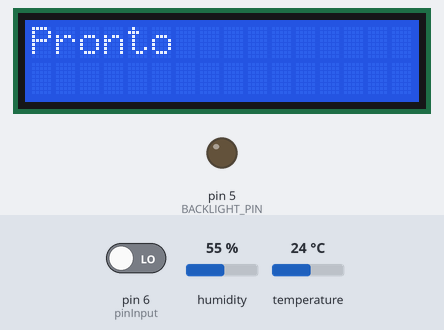
Recording of a sketch running on a simulated Arduino Uno, built with avr-gcc and run on an emulated ATmega328P. On the bench: 16×2 character LCD, output pins drawn as LEDs (lit = HIGH). The test bench sets the inputs (shaded band); at power-on: pin 6 (pinInput) LOW, humidity 55 %, temperature 24 °C. Pins used as bus, display or sensor lines are not drawn.

Above: at 1.2 s.
1.3 s: pin 6 (pinInput) driven HIGH
At 5.4 s:
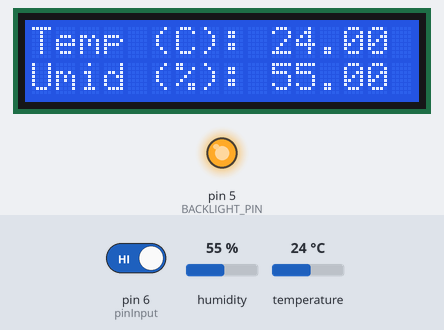
8.8 s: humidity set to 22 %
At 11.6 s:
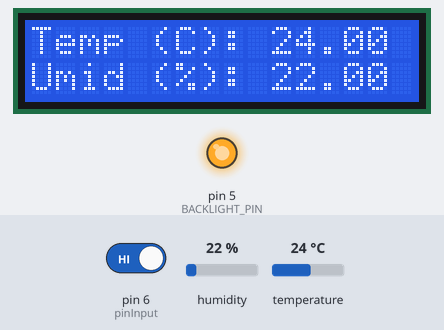
16.3 s: temperature set to 12 °C
At 21.4 s:
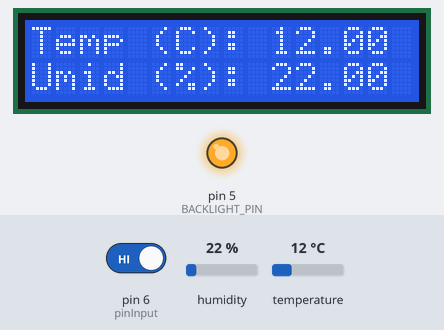
23.8 s: pin 6 (pinInput) driven LOW
At 26.4 s:
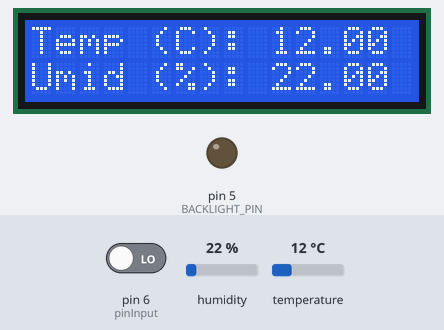
Timing chart, 0 to 27.9 s (numbered marks = the images above; inputs shaded):
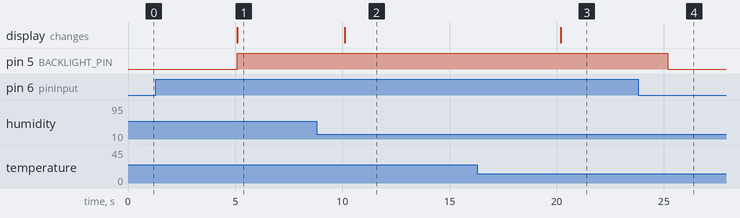

Measured:
- after the input at 1.3 s, pin 5 (BACKLIGHT_PIN): LOW → HIGH after 3.8 s; the display: changes after 3.8 s (image 1)
- after the input at 8.8 s, the display: changes after 1.3 s (image 2)
- after the input at 16.3 s, the display: changes after 3.9 s (image 3)
- after the input at 23.8 s, pin 5 (BACKLIGHT_PIN): HIGH → LOW after 1.4 s

The sketch:

main.ino
```cpp
#include <LiquidCrystal.h>
#include <dht11.h>

// DHT setup
#define DHTPIN 7
dht11 DHT;

//Display setup
//Pins
#define BACKLIGHT_PIN 5 //Replace LCD 15 + pin with digital to control backlight

const int rs = 8, en = 9, d4 = 10, d5 = 11, d6 = 12, d7 = 13;
//Lcd
LiquidCrystal lcd(rs, en, d4, d5, d6, d7);

//PIR setup
byte pinLed = 13;
byte pinInput = 6;
bool valPIR = 0;

void setup() {
  Serial.begin(9600);
  setupLcd();
  setupPir();
}

void loop() {
    delay(5000);
    valPIR = digitalRead(pinInput);
    if (valPIR) {
      digitalWrite(pinLed, HIGH);
      int chk = readDHT();
      float humidity = readHumidity(chk);
      float temp = readTemperature(chk);
      displayDHT(temp, humidity);
    }
    else
    {
        dimLCD();
    }
}

void setupLcd() {
  pinMode(BACKLIGHT_PIN, OUTPUT); //Set backlight pin to output to control HIGH OR LOW
  lcd.begin(16,2);
  lcd.setCursor(0,0);
  lcd.print("Pronto");
  }

void setupPir() {
  pinMode(pinLed, OUTPUT);
  pinMode(pinInput, INPUT);
}

int readDHT() {
  return DHT.read(DHTPIN);
}

float readHumidity(int chk) {
  return (float) DHT.humidity;
}

float readTemperature(int chk) {
  return (float) DHT.temperature;
}

void displayDHT(float temp, float humidity) {
    lcd.clear();
    lcd.setCursor(0,0);
    digitalWrite(BACKLIGHT_PIN, HIGH);
    lcd.print("Temp (C): ");
    lcd.print(temp);
    lcd.setCursor(0,1);
    lcd.print("Umid (%): ");
    lcd.print(humidity);
}

void dimLCD() {
    digitalWrite(BACKLIGHT_PIN, LOW);
}
```
